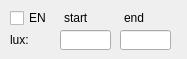
            <widget class="QWidget" name="sun_plan_3">
             <attribute name="title">
              <string>sun_plan</string>
             </attribute>
             <widget class="QCheckBox" name="en_s_plan_3">
              <property name="geometry">
               <rect>
                <x>10</x>
                <y>10</y>
                <width>48</width>
                <height>16</height>
               </rect>
              </property>
              <property name="text">
               <string>EN</string>
              </property>
             </widget>
             <widget class="QLabel" name="label_41">
              <property name="geometry">
               <rect>
                <x>64</x>
                <y>10</y>
                <width>54</width>
                <height>16</height>
               </rect>
              </property>
              <property name="text">
               <string>start</string>
              </property>
             </widget>
             <widget class="QLabel" name="label_42">
              <property name="geometry">
               <rect>
                <x>124</x>
                <y>10</y>
                <width>54</width>
                <height>16</height>
               </rect>
              </property>
              <property name="text">
               <string>end</string>
              </property>
             </widget>
             <widget class="QLabel" name="label_43">
              <property name="geometry">
               <rect>
                <x>10</x>
                <y>30</y>
                <width>48</width>
                <height>20</height>
               </rect>
              </property>
              <property name="text">
               <string>lux:</string>
              </property>
             </widget>
             <widget class="QLineEdit" name="s_lux_s_plan_3">
              <property name="geometry">
               <rect>
                <x>60</x>
                <y>30</y>
                <width>51</width>
                <height>20</height>
               </rect>
              </property>
             </widget>
             <widget class="QLineEdit" name="e_lux_s_plan_3">
              <property name="geometry">
               <rect>
                <x>120</x>
                <y>30</y>
                <width>51</width>
                <height>20</height>
               </rect>
              </property>
             </widget>
            </widget>
